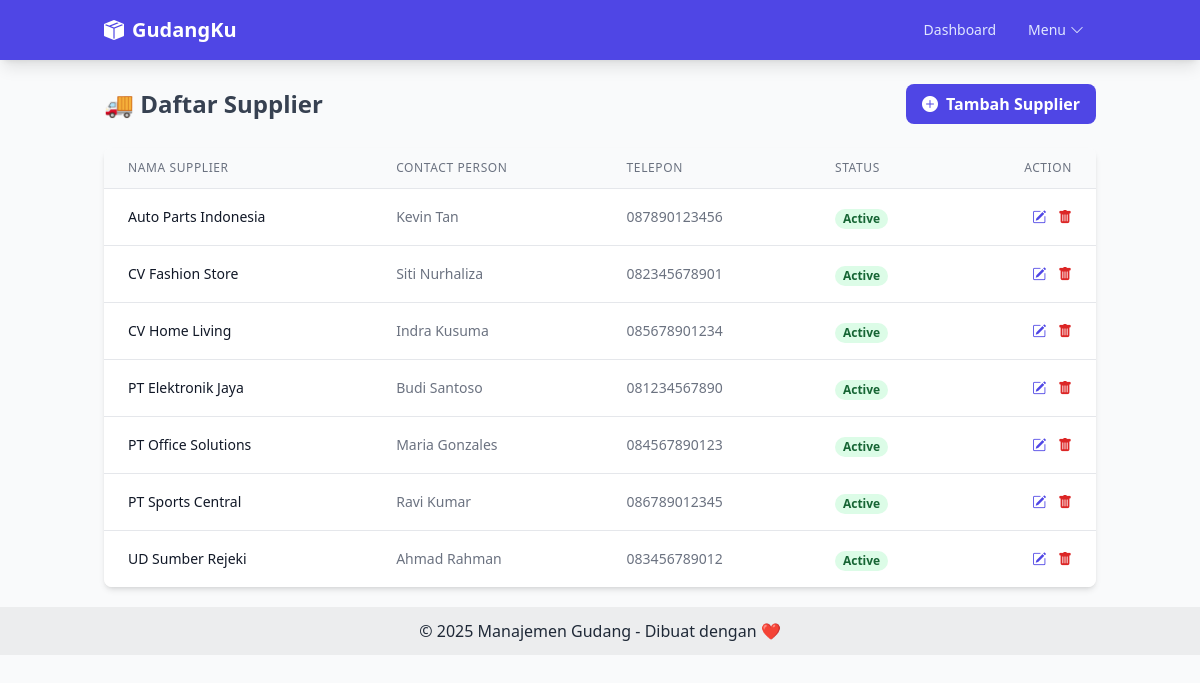
/suppliers.php, run on the app's committed database.
### tables this page shows
CREATE TABLE `suppliers` (
  `id` int(11) NOT NULL,
  `name` varchar(150) NOT NULL,
  `contact_person` varchar(100) DEFAULT NULL,
  `phone` varchar(20) DEFAULT NULL,
  `email` varchar(100) DEFAULT NULL,
  `address` text DEFAULT NULL,
  `city` varchar(50) DEFAULT NULL,
  `postal_code` varchar(10) DEFAULT NULL,
  `status` enum('active','inactive') DEFAULT 'active',
  `created_at` timestamp NOT NULL DEFAULT current_timestamp(),
  `updated_at` timestamp NOT NULL DEFAULT current_timestamp() ON UPDATE current_timestamp()
);

### suppliers.php (the view, shortened to what this page needs)
<?php include 'includes/header.php'; ?>
<div class="flex justify-between items-center mb-6">
    <h1 class="text-2xl font-bold text-gray-700">🚚 Daftar Supplier</h1>
    <a href="supplier_form.php" class="bg-indigo-600 hover:bg-indigo-700 text-white font-bold py-2 px-4 rounded-lg flex items-center transition duration-300">
        <i class="bi bi-plus-circle-fill mr-2"></i> Tambah Supplier
    </a>
</div>
<div class="bg-white shadow-md rounded-lg overflow-hidden">
    <div class="overflow-x-auto">
        <table class="min-w-full divide-y divide-gray-200">
            <thead class="bg-gray-50">
                <tr>
                    <th class="px-6 py-3 text-left text-xs font-medium text-gray-500 uppercase tracking-wider">Nama Supplier</th>
                    <th class="px-6 py-3 text-left text-xs font-medium text-gray-500 uppercase tracking-wider">Contact Person</th>
                    <th class="px-6 py-3 text-left text-xs font-medium text-gray-500 uppercase tracking-wider">Telepon</th>
                    <th class="px-6 py-3 text-left text-xs font-medium text-gray-500 uppercase tracking-wider">Status</th>
                    <th class="px-6 py-3 text-right text-xs font-medium text-gray-500 uppercase tracking-wider">Action</th>
                </tr>
            </thead>
            <tbody class="bg-white divide-y divide-gray-200">
                <?php
                $result = $mysqli->query("SELECT id, name, contact_person, phone, status FROM suppliers ORDER BY name ASC");
                if ($result->num_rows > 0) :
                    while ($row = $result->fetch_assoc()) : ?>
                        <tr class="hover:bg-gray-50">
                            <td class="px-6 py-4 whitespace-nowrap text-sm font-medium text-gray-900"><?php echo htmlspecialchars($row['name']); ?></td>
                            <td class="px-6 py-4 whitespace-nowrap text-sm text-gray-500"><?php echo htmlspecialchars($row['contact_person']); ?></td>
                            <td class="px-6 py-4 whitespace-nowrap text-sm text-gray-500"><?php echo htmlspecialchars($row['phone']); ?></td>
                            <td class="px-6 py-4 whitespace-nowrap">
                                <?php
                                $status = $row['status'];
                                $badge_class = ($status == 'active') ? 'bg-green-100 text-green-800' : 'bg-gray-100 text-gray-800';
                                echo '<span class="px-2 inline-flex text-xs leading-5 font-semibold rounded-full ' . $badge_class . '">' . ucfirst($status) . '</span>';
                                ?>
                            </td>
                            <td class="px-6 py-4 whitespace-nowrap text-right text-sm font-medium space-x-2">
                                <a href="supplier_form.php?id=<?php echo $row['id']; ?>" class="text-indigo-600 hover:text-indigo-900" title="Edit"><i class="bi bi-pencil-square"></i></a>
                                <a href="supplier_delete.php?id=<?php echo $row['id']; ?>" class="text-red-600 hover:text-red-900" title="Hapus" onclick="return confirm('Yakin ingin menghapus supplier ini?');"><i class="bi bi-trash-fill"></i></a>
                            </td>
                        </tr>
                <?php endwhile; else: ?>
                    <tr>
                        <td colspan="5" class="text-center py-4 text-gray-500">Belum ada data supplier.</td>
                    </tr>
                <?php endif; ?>
            </tbody>
        </table>
    </div>
</div>
<?php include 'includes/footer.php'; ?>

### data on the page
suppliers: name "Auto Parts Indonesia", contact_person "Kevin Tan", phone "087890123456", status "Active"
suppliers: name "CV Fashion Store", contact_person "Siti Nurhaliza", phone "082345678901", status "Active"
suppliers: name "CV Home Living", contact_person "Indra Kusuma", phone "085678901234", status "Active"
suppliers: name "PT Elektronik Jaya", contact_person "Budi Santoso", phone "081234567890", status "Active"
suppliers: name "PT Office Solutions", contact_person "Maria Gonzales", phone "084567890123", status "Active"
suppliers: name "PT Sports Central", contact_person "Ravi Kumar", phone "086789012345", status "Active"
suppliers: name "UD Sumber Rejeki", contact_person "Ahmad Rahman", phone "083456789012", status "Active"
